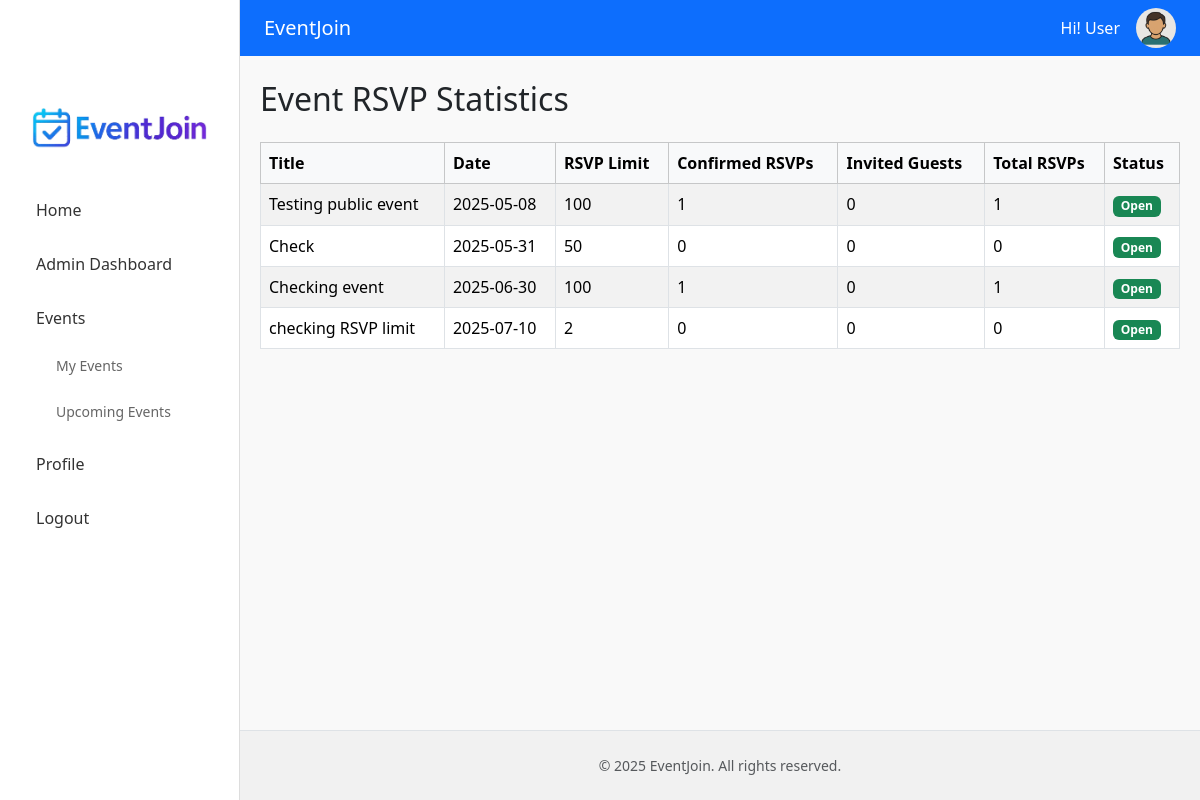
Page /venue_manager/event_statistics.php (signed in) on the earlier database version.
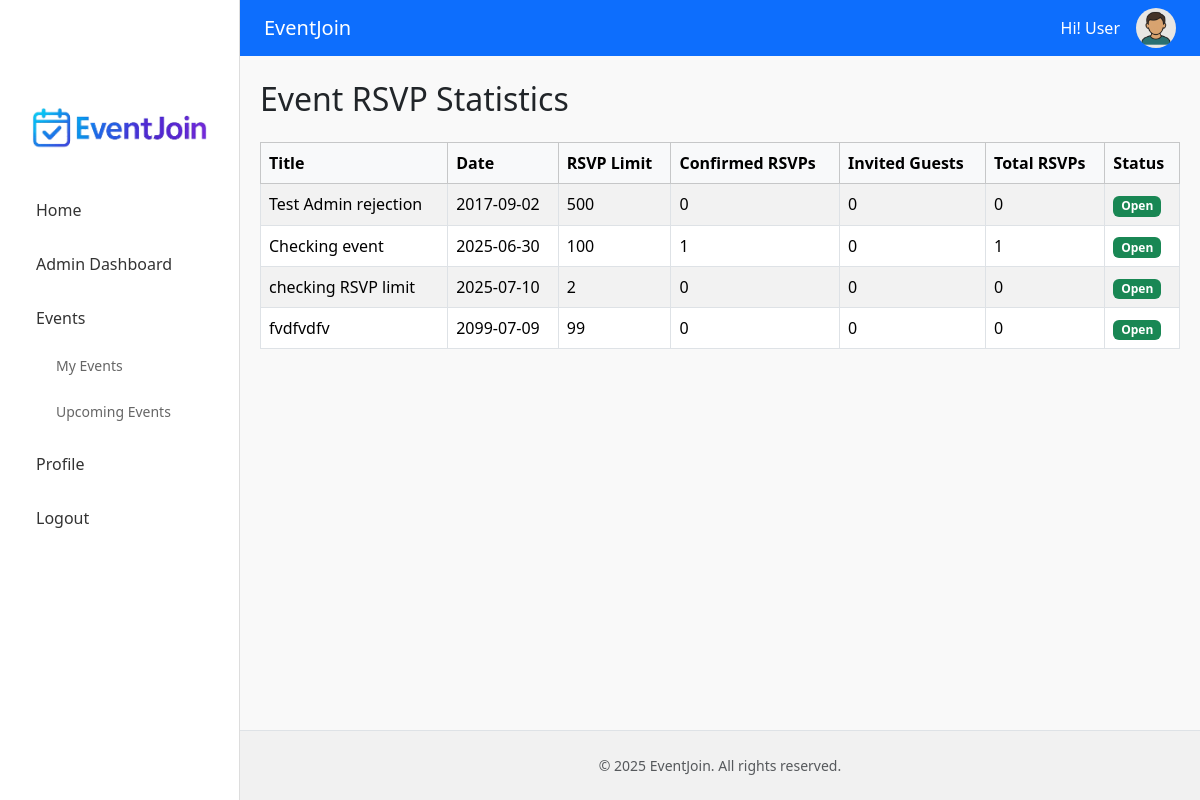
Same page on the later database version.
### tables this page shows
CREATE TABLE `events` (
  `id` int(11) NOT NULL,
  `title` varchar(150) NOT NULL,
  `description` text DEFAULT NULL,
  `event_date` date NOT NULL,
  `event_time` time NOT NULL,
  `hall_id` int(11) NOT NULL,
  `banner_image` varchar(255) DEFAULT NULL,
  `created_by` int(11) NOT NULL,
  `status` enum('pending','approved','rejected') DEFAULT 'pending',
  `rsvp_deadline` date DEFAULT NULL,
  `rsvp_limit` int(11) DEFAULT NULL,
  `created_at` timestamp NOT NULL DEFAULT current_timestamp(),
  `is_public` tinyint(1) DEFAULT 0,
  `delete_requested` tinyint(1) DEFAULT 0,
  `rejection_reason` text DEFAULT NULL
);

### venue_manager/event_statistics.php (the view, shortened to what this page needs)
<?php
include '../includes/header.php';
include '../includes/sidebar.php';
$stmt = $pdo->query("SELECT
        e.id, e.title, e.event_date, e.rsvp_limit,
        COUNT(r.id) AS total_rsvps,
        SUM(CASE WHEN r.rsvp_status = 'yes' THEN 1 ELSE 0 END) AS confirmed_rsvps,
        SUM(CASE WHEN r.rsvp_status = 'invited' THEN 1 ELSE 0 END) AS invited_guests
    FROM events e
    LEFT JOIN event_rsvps r ON e.id = r.event_id
    GROUP BY e.id
    ORDER BY e.event_date ASC");
$events = $stmt->fetchAll(PDO::FETCH_ASSOC);
?>
<div class="main-content container py-4">
    <h2 class="mb-4">Event RSVP Statistics</h2>
    <?php if (count($events) > 0): ?>
        <div class="table-responsive">
            <table class="table table-bordered table-striped align-middle">
                <thead class="table-light">
                    <tr>
                        <th>Title</th>
                        <th>Date</th>
                        <th>RSVP Limit</th>
                        <th>Confirmed RSVPs</th>
                        <th>Invited Guests</th>
                        <th>Total RSVPs</th>
                        <th>Status</th>
                    </tr>
                </thead>
                <tbody>
                    <?php foreach ($events as $event): ?>
                        <tr>
                            <td><?= htmlspecialchars($event['title']) ?></td>
                            <td><?= $event['event_date'] ?></td>
                            <td><?= $event['rsvp_limit'] ?></td>
                            <td><?= $event['confirmed_rsvps'] ?? 0 ?></td>
                            <td><?= $event['invited_guests'] ?? 0 ?></td>
                            <td><?= $event['total_rsvps'] ?? 0 ?></td>
                            <td>
                                <?php
                                    $percent = ($event['confirmed_rsvps'] / $event['rsvp_limit']) * 100;
                                    if ($percent >= 100) {
                                        echo '<span class="badge bg-danger">Full</span>';
                                    } elseif ($percent >= 75) {
                                        echo '<span class="badge bg-warning text-dark">Almost Full</span>';
                                    } else {
                                        echo '<span class="badge bg-success">Open</span>';
                                    }
                                ?>
                            </td>
                        </tr>
                    <?php endforeach; ?>
                </tbody>
            </table>
        </div>
    <?php else: ?>
        <p class="text-muted">No events found.</p>
    <?php endif; ?>
</div>
<?php include '../includes/footer.php'; ?>

Differences in the rows shown:
removed events: title "Testing public event", event_date "2025-05-08", rsvp_limit "100", confirmed_rsvps "1", invited_guests "0", total_rsvps "1", shows "Open"
removed events: title "Check", event_date "2025-05-31", rsvp_limit "50", confirmed_rsvps "0", invited_guests "0", total_rsvps "0", shows "Open"
added events: title "Test Admin rejection", event_date "2017-09-02", rsvp_limit "500", confirmed_rsvps "0", invited_guests "0", total_rsvps "0", shows "Open"
added events: title "fvdfvdfv", event_date "2099-07-09", rsvp_limit "99", confirmed_rsvps "0", invited_guests "0", total_rsvps "0", shows "Open"
